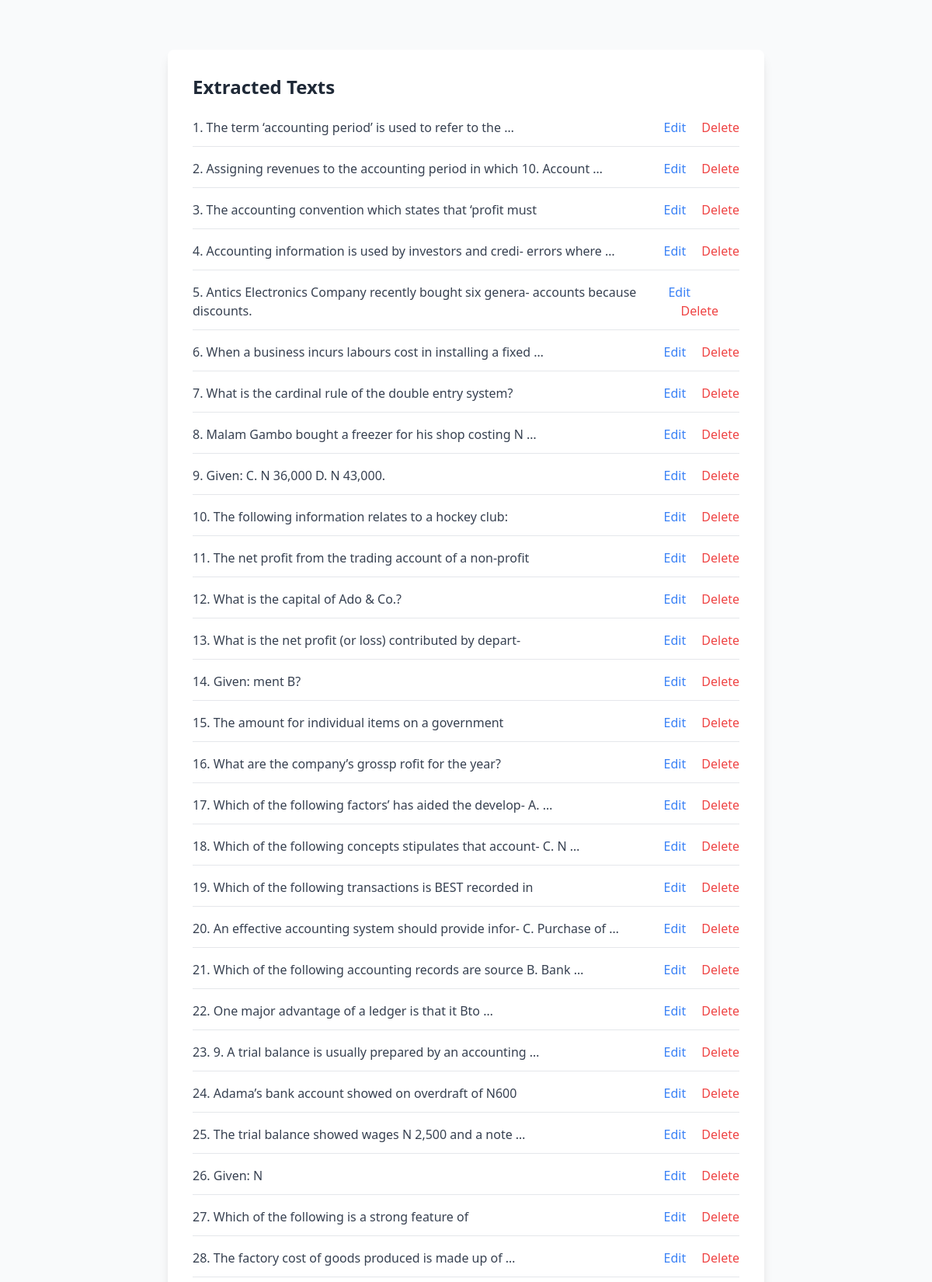
Page /extracted-texts/ (upper part) on the committed database.
### pysoft/models.py (models this page shows, shortened)
class Question(models.Model):
   pdf = models.ForeignKey(PDFUpload, on_delete=models.CASCADE, related_name='extracted_texts', blank=True, null=True)
   question_preamble = models.TextField(help_text="Any preamble or Information needed for the main question", default="", null=True, blank=True)
   question_main = models.TextField(help_text="Question", null=True, blank=True, max_length=50000)
   question_main_image = models.ImageField(upload_to=questions_image_storage_path, null=True, blank=True, help_text="Upload image in place of Text main question")
   question_remark_for_reviewer = models.TextField(null=True, blank=True)
   question_image_preamble = models.ImageField(upload_to=questions_image_storage_path, null=True, blank=True )
   question_set_by = models.CharField(max_length=200, null=False, blank=False)
   question_authorised_by = models.CharField(max_length=200, null=True, blank=True)
   question_ready_for_review = models.BooleanField(default=False)
   created = models.DateTimeField(auto_now_add=True)
   authorised_date = models.DateTimeField(null=True, blank=True)
   year_of_past_question = models.DateField(null=True, blank=True)
   question_label = models.CharField(max_length=1000, blank=True, null=True)
   a = models.TextField(null=True, blank=True)
   a_image = models.ImageField(upload_to=questions_image_storage_path, null=True, blank=True)
   b = models.TextField(null=False, blank=False)
   b_image = models.ImageField(upload_to=questions_image_storage_path, null=True, blank=True)
   c = models.TextField(null=False, blank=False)
   c_image = models.ImageField(upload_to=questions_image_storage_path, null=True, blank=True)
   d = models.TextField(null=False, blank=False)
   d_image = models.ImageField(upload_to=questions_image_storage_path, null=True, blank=True)
   e = models.TextField(null=True, blank=True)
   e_image = models.ImageField(upload_to=questions_image_storage_path, null=True, blank=True)
   hidden = models.BooleanField(default=False, null=False, blank=False)
   explanation = models.TextField(null=True, blank=True)
   objects = models.Manager()
   assessment_weight = models.PositiveSmallIntegerField(default=0)
   modified = models.DateTimeField(auto_now=True)
   created_at = models.DateTimeField(auto_now_add=True, blank=True, null=True)

### pysoft/views.py (the view)
# urls.py: path('extracted-texts/', views.extracted_text_list, name='extracted_text_list'),
def extracted_text_list(request):
    texts = Question.objects.all()
    return render(request, 'all_extracted.html', {'texts': texts})

### pysoft/templates/all_extracted.html (shortened to what this page needs)
{% extends 'index.html' %}
{% block content %}
<div class="min-h-screen bg-gray-50 py-10">
    <div class="max-w-3xl mx-auto bg-white shadow-lg rounded-lg p-8 m-6">
        <h1 class="text-2xl font-bold text-gray-800 mb-6">Extracted Texts</h1>
        <ul class="space-y-4">
          {% for text in texts %}
            <li class="flex items-center justify-between border-b border-gray-200 pb-3">
                <span class="text-gray-700">{{ forloop.counter }}. {{ text.question_main|truncatewords:10 }}</span>
                <div class="space-x-4">
                    <a href="{% url 'edit_extracted_text' text.id %}" class="text-blue-500 hover:underline">
                        Edit
                    </a>
                    <a href="{% url 'delete_extracted_text' text.id %}" class="text-red-500 hover:underline">
                        Delete
                    </a>
                </div>
            </li>
          {% endfor %}
        </ul>
    </div>
</div>
{% endblock content %}

### pysoft/templates/index.html (shortened to what this page needs)
<!DOCTYPE html>
<html lang="en">
<head>
    <link href="https://cdn.jsdelivr.net/npm/tailwindcss@2.2.19/dist/tailwind.min.css" rel="stylesheet">
</head>
{% block content %}{% endblock content %}
</html>

### rows in the picture
Question: question_main "The term ‘accounting period’ is used to refer to the …"
Question: question_main "Assigning revenues to the accounting period in which 10. Account …"
Question: question_main "The accounting convention which states that ‘profit must"
Question: question_main "Accounting information is used by investors and credi- errors where …"
Question: question_main "Antics Electronics Company recently bought six genera- accounts because discounts."
Question: question_main "When a business incurs labours cost in installing a fixed …"
Question: question_main "What is the cardinal rule of the double entry system?"
Question: question_main "Malam Gambo bought a freezer for his shop costing N …"
Question: question_main "Given: C. N 36,000 D. N 43,000."
Question: question_main "The following information relates to a hockey club:"
Question: question_main "The net profit from the trading account of a non-profit"
Question: question_main "What is the capital of Ado & Co.?"
Question: question_main "What is the net profit (or loss) contributed by depart-"
Question: question_main "Given: ment B?"
Question: question_main "The amount for individual items on a government"
Question: question_main "What are the company’s grossp rofit for the year?"
Question: question_main "Which of the following factors’ has aided the develop- A. …"
Question: question_main "Which of the following concepts stipulates that account- C. N …"
Question: question_main "Which of the following transactions is BEST recorded in"
Question: question_main "An effective accounting system should provide infor- C. Purchase of …"
Question: question_main "Which of the following accounting records are source B. Bank …"
Question: question_main "One major advantage of a ledger is that it Bto …"
Question: question_main "9. A trial balance is usually prepared by an accounting …"
Question: question_main "Adama’s bank account showed on overdraft of N600"
Question: question_main "The trial balance showed wages N 2,500 and a note …"
Question: question_main "Given: N"
Question: question_main "Which of the following is a strong feature of"
Question: question_main "The factory cost of goods produced is made up of …"
